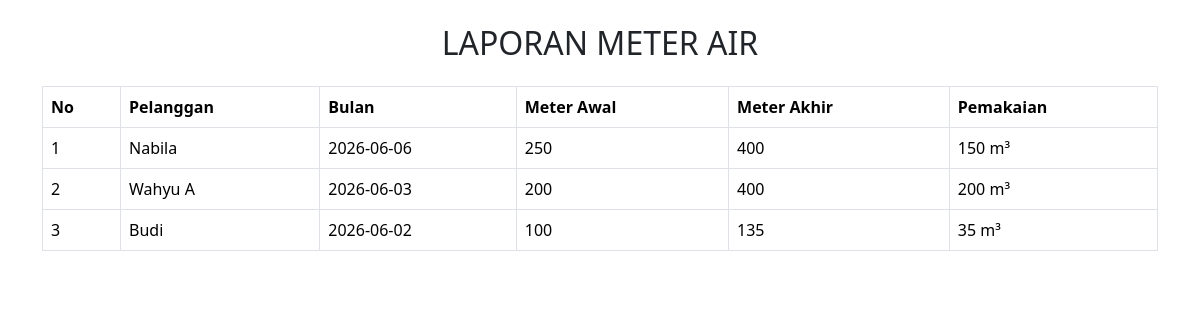
/laporan_meter.php, run on the app's committed database.
### tables this page shows
CREATE TABLE `meter_air` (
  `id` int(11) NOT NULL,
  `pelanggan_id` int(11) DEFAULT NULL,
  `bulan` date DEFAULT NULL,
  `meter_awal` int(11) NOT NULL,
  `meter_akhir` int(11) NOT NULL,
  `pemakaian` int(11) NOT NULL
);

CREATE TABLE `pelanggan` (
  `id` int(11) NOT NULL,
  `user_id` int(11) DEFAULT NULL,
  `tarif_id` int(11) DEFAULT NULL,
  `no_pelanggan` varchar(20) DEFAULT NULL,
  `nama` varchar(100) DEFAULT NULL,
  `alamat` text DEFAULT NULL,
  `no_hp` varchar(15) DEFAULT NULL,
  `status` enum('aktif','nonaktif') DEFAULT 'aktif'
);

### laporan_meter.php (the view, shortened to what this page needs)
<?php
include "koneksi.php";
$data = mysqli_query($conn,"
SELECT meter_air.*, pelanggan.nama
FROM meter_air
LEFT JOIN pelanggan
ON meter_air.pelanggan_id = pelanggan.id
ORDER BY meter_air.id DESC
");
?>
<!DOCTYPE html>
<html>
<head>
<link href="https://cdn.jsdelivr.net/npm/bootstrap@5.3.3/dist/css/bootstrap.min.css" rel="stylesheet">
</head>
<body onload="window.print()">
<div class="container mt-4">
<h2 class="text-center mb-4">
LAPORAN METER AIR
</h2>
<table class="table table-bordered">
<thead>
<tr>
<th>No</th>
<th>Pelanggan</th>
<th>Bulan</th>
<th>Meter Awal</th>
<th>Meter Akhir</th>
<th>Pemakaian</th>
</tr>
</thead>
<tbody>
<?php
$no=1;
while($d=mysqli_fetch_assoc($data))
{
?>
<tr>
<td><?= $no++; ?></td>
<td><?= $d['nama']; ?></td>
<td><?= $d['bulan']; ?></td>
<td><?= $d['meter_awal']; ?></td>
<td><?= $d['meter_akhir']; ?></td>
<td><?= $d['pemakaian']; ?> m³</td>
</tr>
<?php } ?>
</tbody>
</table>
</div>
</body>
</html>

### data on the page
meter_air: pelanggan.nama "Nabila", bulan "2026-06-06", meter_awal "250", meter_akhir "400", pemakaian "150"
meter_air: pelanggan.nama "Wahyu A", bulan "2026-06-03", meter_awal "200", meter_akhir "400", pemakaian "200"
meter_air: pelanggan.nama "Budi", bulan "2026-06-02", meter_awal "100", meter_akhir "135", pemakaian "35"
